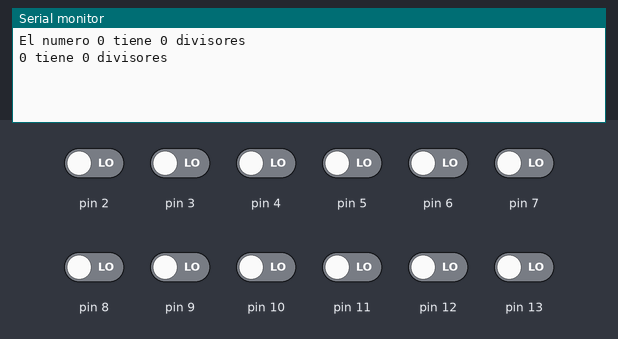
The sketch below on a simulated Arduino Uno, built with avr-gcc and run on an emulated ATmega328P. Shown: the last lines printed to the serial monitor. Inputs (shaded band) come from the test bench; at power-on: pin 2–13 LOW.

Above: at 1.2 s.
1.3 s: pin 13 driven HIGH
At 2.3 s:
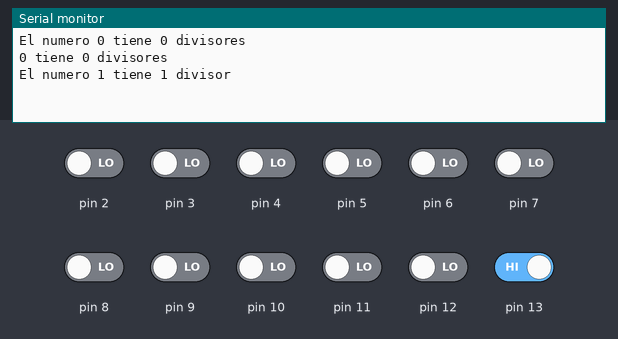
2.8 s: pin 2 driven HIGH
At 3.5 s:
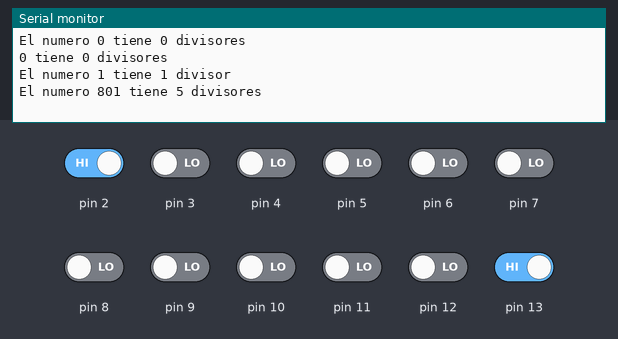
4.3 s: pin 3 driven HIGH
At 5.2 s:
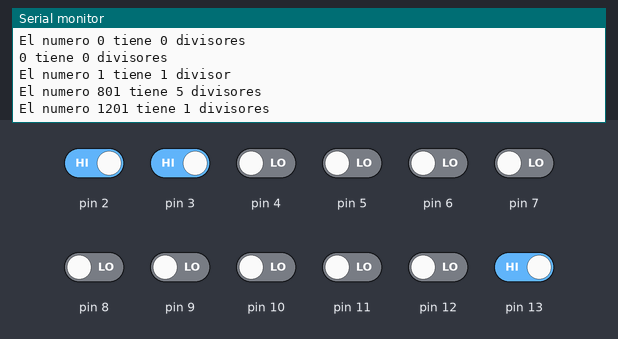
5.8 s: pin 4 driven HIGH
At 7.0 s:
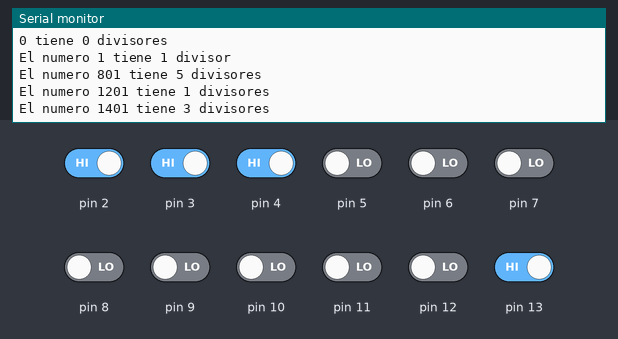
7.3 s: pin 5 driven HIGH
At 7.9 s:
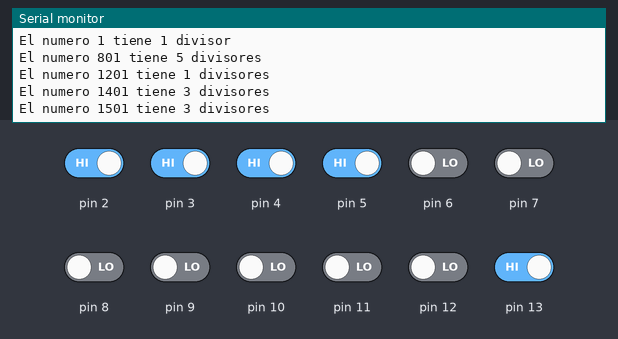
8.8 s: pin 6 driven HIGH
At 9.9 s:
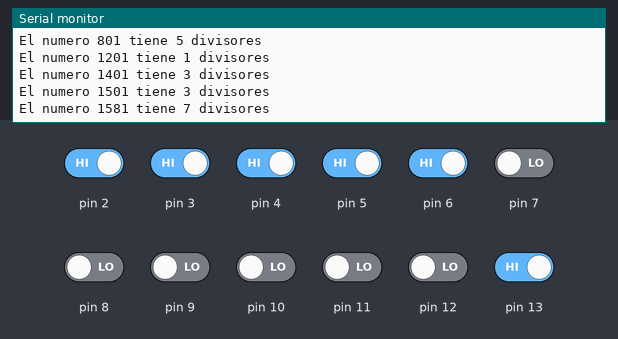
Timing chart, 0 to 11.3 s (numbered marks = the images above; inputs shaded):
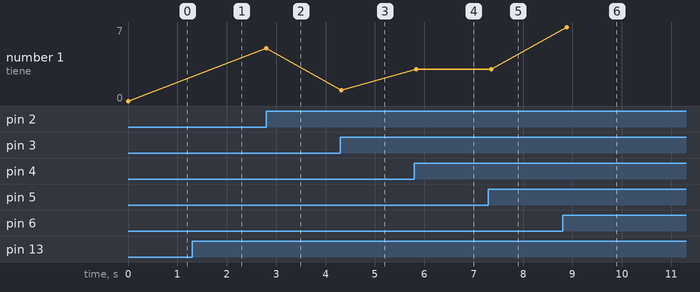

The sketch:

RD_TVIRTUAL_3THUMBSWITCH_DIVISORES________E10C_________TAREA.ino
```cpp
byte divisores=0;
int num,anterior=-1,i;
bool a0,a1,a2,a3,b0,b1,b2,b3,c0,c1,c2,c3;
void setup(){
   Serial.begin(9600);
   for(i=2;i<=13;i++)
      pinMode(i,INPUT);
}
void loop(){
   a0=digitalRead(5);a1=digitalRead(4);a2=digitalRead(3);a3=digitalRead(2);
   b0=digitalRead(9);b1=digitalRead(8);b2=digitalRead(7);b3=digitalRead(6);
   c0=digitalRead(13);c1=digitalRead(12);c2=digitalRead(11);c3=digitalRead(10);
   num=(a3*8+a2*4+a1*2+a0)*100+(b3*8+b2*4+b1*2+b0)*10+(c3*8+c2*4+c1*2+c0);
   if(num!=anterior){ //si se cambio el numero en THUMBSWITCH ENTONCES RECIEN RECALCULO TODO :
      Serial.print("El numero ");
      if( num==0){ //NUEVO NUMERO , NO ES PRIMO
         Serial.println("0 tiene 0 divisores");
      }
      if(num==1 ){ //NUEVO NUMERO , NO ES PRIMO
         Serial.println("1 tiene 1 divisor");
      }
      else{//casos>1
         for(i=2;i<=num;i++){ //divididos por todos los numeros y EL MISMO NUMERO, CUENTA COMO DIVISOR.
            if(num%i==0){divisores++;} //debe haber CERO divisores para ser primo
         }
         Serial.print(num);
         Serial.print(" tiene ");
          Serial.print(divisores);
         Serial.println(" divisores");
      }
      anterior=num;
      divisores=0;
   } delay (100); //Posibles rebotes que ocasionan MAL RECIBO DE INPUT, por tanto CALCULOS de otros numeros.
}
```

Measured:
- after the input at 1.3 s, the serial monitor: prints a new line at once (image 1)
- after the input at 2.8 s, the serial monitor: prints a new line at once (image 2)
- after the input at 4.3 s, the serial monitor: prints a new line at once (image 3)
- after the input at 5.8 s, the serial monitor: prints a new line at once (image 4)
- after the input at 7.3 s, the serial monitor: prints a new line after 0.06 s (image 5)
- after the input at 8.8 s, the serial monitor: prints a new line after 0.08 s (image 6)
- plotted number 1: 0 → 5 after the input at 2.8 s, 1 → 3 after the input at 5.8 s, 3 → 7 after the input at 8.8 s
